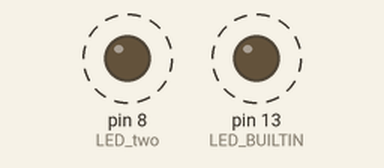
Bench run of a sketch on a simulated Arduino Uno, built with avr-gcc and run on an emulated ATmega328P. Parts: output pins drawn as LEDs (lit = HIGH). Dashed ring = blinking.

Above: at 0.12 s.
Timing chart, 0 to 3.0 s (numbered marks = the images above):
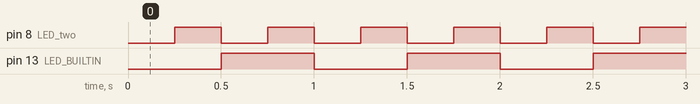

The sketch:

LED_bling_two.ino
```cpp
const int LED_two = 8;
const long blink_intervall1 = 500; //in milliseconds
const long blink_intervall2 = 250; //in milliseconds
unsigned long last_time_1 = 0;
unsigned long last_time_2 = 0;

void setup() {
  pinMode(LED_BUILTIN, OUTPUT);
  pinMode(LED_two, OUTPUT);

}
void loop() {
    unsigned long current_time_1 = millis();
    if(current_time_1 - last_time_1 >= blink_intervall1)
      {
        if(digitalRead(LED_BUILTIN) == LOW) //change the state of the LED
          {
            digitalWrite(LED_BUILTIN, HIGH);
          }
         else
          {
            digitalWrite(LED_BUILTIN, LOW);
          }
          last_time_1 = current_time_1; //set the last time to the new time if the state of the led was changed
      }
      else
      {
        current_time_1 = millis();
      }
    unsigned long current_time_2 = millis();
    if(current_time_2 - last_time_2 >= blink_intervall2)
      {
        if(digitalRead(LED_two) == LOW) //change the state of the LED
          {
            digitalWrite(LED_two, HIGH);
          }
         else
          {
            digitalWrite(LED_two, LOW);
          }
          last_time_2 = current_time_2;
      }
      else
      {
        current_time_2 = millis();
      }
}
```

Measured:
- by itself, pin 8 (LED_two): alternates HIGH for 0.25 s and LOW for 0.25 s
- by itself, pin 13 (LED_BUILTIN): alternates HIGH for 0.50 s and LOW for 0.50 s
- by itself, everything shown: repeats every 1.0 s, in 4 steps
